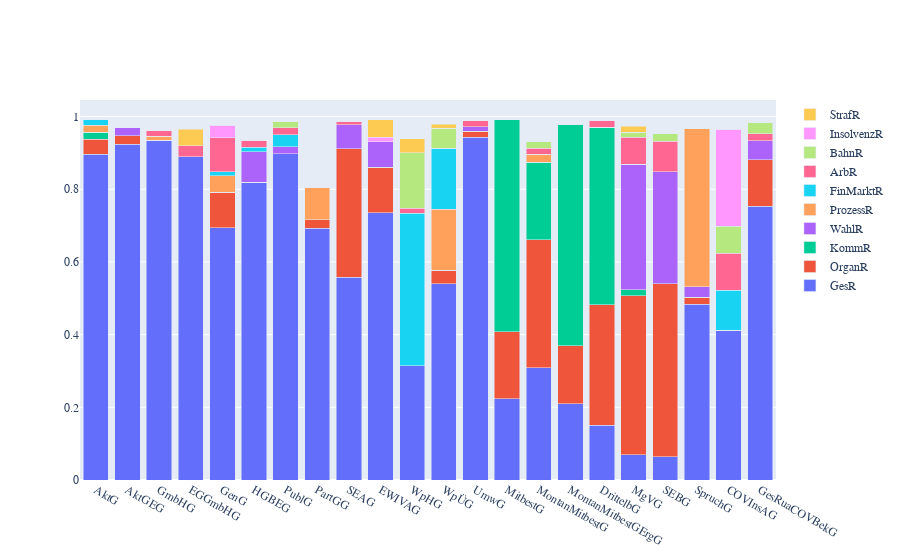

Notebook code cell kept with this figure:
### Code cell
plot("GesR beck")

### Figure 1 — Plotly figure (JSON) as saved in the notebook; plotly's stock layout.template omitted (floating-point values rounded to 4 significant figures)
{"data": [{"name": "GesR", "type": "bar", "x": ["AktG", "AktGEG", "GmbHG", "EGGmbHG", "GenG", "HGBEG", "PublG", "PartGG", "SEAG", "EWIVAG", "WpHG", "WpÜG", "UmwG", "MitbestG", "MontanMitbestG", "MontanMitbestGErgG", "DrittelbG", "MgVG", "SEBG", "SpruchG", "COVInsAG", "GesRuaCOVBekG"], "y": [0.896, 0.9233, 0.9349, 0.8892, 0.6948, 0.819, 0.8984, 0.6926, 0.5581, 0.735, 0.3145, 0.5402, 0.9426, 0.2235, 0.3093, 0.2101, 0.1507, 0.06951, 0.0633, 0.4833, 0.4126, 0.7538]}, {"name": "OrganR", "type": "bar", "x": ["AktG", "AktGEG", "GmbHG", "EGGmbHG", "GenG", "HGBEG", "PublG", "PartGG", "SEAG", "EWIVAG", "WpHG", "WpÜG", "UmwG", "MitbestG", "MontanMitbestG", "MontanMitbestGErgG", "DrittelbG", "MgVG", "SEBG", "SpruchG", "COVInsAG", "GesRuaCOVBekG"], "y": [0.04195, 0.02364, 0, 0, 0.09718, 0, 0, 0.02379, 0.3533, 0.1254, 0, 0.03648, 0.01731, 0.1849, 0.3515, 0.1588, 0.3317, 0.4373, 0.4771, 0.02022, 0, 0.1277]}, {"name": "KommR", "type": "bar", "x": ["AktG", "AktGEG", "GmbHG", "EGGmbHG", "GenG", "HGBEG", "PublG", "PartGG", "SEAG", "EWIVAG", "WpHG", "WpÜG", "UmwG", "MitbestG", "MontanMitbestG", "MontanMitbestGErgG", "DrittelbG", "MgVG", "SEBG", "SpruchG", "COVInsAG", "GesRuaCOVBekG"], "y": [0.0189, 0, 0, 0, 0, 0, 0, 0, 0, 0, 0, 0, 0, 0.5826, 0.2132, 0.6099, 0.4883, 0.01679, 0, 0, 0, 0]}, {"name": "WahlR", "type": "bar", "x": ["AktG", "AktGEG", "GmbHG", "EGGmbHG", "GenG", "HGBEG", "PublG", "PartGG", "SEAG", "EWIVAG", "WpHG", "WpÜG", "UmwG", "MitbestG", "MontanMitbestG", "MontanMitbestGErgG", "DrittelbG", "MgVG", "SEBG", "SpruchG", "COVInsAG", "GesRuaCOVBekG"], "y": [0, 0.02176, 0, 0, 0, 0.08456, 0.01886, 0, 0.06558, 0.07003, 0, 0, 0.01226, 0, 0, 0, 0, 0.3458, 0.3072, 0.02795, 0, 0.05211]}, {"name": "ProzessR", "type": "bar", "x": ["AktG", "AktGEG", "GmbHG", "EGGmbHG", "GenG", "HGBEG", "PublG", "PartGG", "SEAG", "EWIVAG", "WpHG", "WpÜG", "UmwG", "MitbestG", "MontanMitbestG", "MontanMitbestGErgG", "DrittelbG", "MgVG", "SEBG", "SpruchG", "COVInsAG", "GesRuaCOVBekG"], "y": [0.01871, 0, 0.01135, 0, 0.04518, 0, 0, 0.08892, 0, 0, 0, 0.1683, 0, 0, 0.02253, 0, 0, 0, 0, 0.4356, 0, 0]}, {"name": "FinMarktR", "type": "bar", "x": ["AktG", "AktGEG", "GmbHG", "EGGmbHG", "GenG", "HGBEG", "PublG", "PartGG", "SEAG", "EWIVAG", "WpHG", "WpÜG", "UmwG", "MitbestG", "MontanMitbestG", "MontanMitbestGErgG", "DrittelbG", "MgVG", "SEBG", "SpruchG", "COVInsAG", "GesRuaCOVBekG"], "y": [0.01774, 0, 0, 0, 0.01059, 0.01194, 0.03232, 0, 0, 0, 0.4198, 0.1678, 0, 0, 0, 0, 0, 0, 0, 0, 0.1102, 0]}, {"name": "ArbR", "type": "bar", "x": ["AktG", "AktGEG", "GmbHG", "EGGmbHG", "GenG", "HGBEG", "PublG", "PartGG", "SEAG", "EWIVAG", "WpHG", "WpÜG", "UmwG", "MitbestG", "MontanMitbestG", "MontanMitbestGErgG", "DrittelbG", "MgVG", "SEBG", "SpruchG", "COVInsAG", "GesRuaCOVBekG"], "y": [0, 0, 0.01488, 0.03027, 0.0938, 0.01972, 0.02007, 0, 0.01068, 0, 0.01348, 0, 0.01699, 0, 0.01689, 0, 0.01872, 0.07392, 0.08519, 0, 0.1016, 0.0186]}, {"name": "BahnR", "type": "bar", "x": ["AktG", "AktGEG", "GmbHG", "EGGmbHG", "GenG", "HGBEG", "PublG", "PartGG", "SEAG", "EWIVAG", "WpHG", "WpÜG", "UmwG", "MitbestG", "MontanMitbestG", "MontanMitbestGErgG", "DrittelbG", "MgVG", "SEBG", "SpruchG", "COVInsAG", "GesRuaCOVBekG"], "y": [0, 0, 0, 0, 0, 0, 0.01817, 0, 0, 0, 0.1528, 0.05494, 0, 0, 0.01716, 0, 0, 0.0141, 0.01988, 0, 0.07374, 0.03137]}, {"name": "InsolvenzR", "type": "bar", "x": ["AktG", "AktGEG", "GmbHG", "EGGmbHG", "GenG", "HGBEG", "PublG", "PartGG", "SEAG", "EWIVAG", "WpHG", "WpÜG", "UmwG", "MitbestG", "MontanMitbestG", "MontanMitbestGErgG", "DrittelbG", "MgVG", "SEBG", "SpruchG", "COVInsAG", "GesRuaCOVBekG"], "y": [0, 0, 0, 0, 0.03501, 0, 0, 0, 0, 0.01213, 0, 0, 0, 0, 0, 0, 0, 0, 0, 0, 0.2677, 0]}, {"name": "StrafR", "type": "bar", "x": ["AktG", "AktGEG", "GmbHG", "EGGmbHG", "GenG", "HGBEG", "PublG", "PartGG", "SEAG", "EWIVAG", "WpHG", "WpÜG", "UmwG", "MitbestG", "MontanMitbestG", "MontanMitbestGErgG", "DrittelbG", "MgVG", "SEBG", "SpruchG", "COVInsAG", "GesRuaCOVBekG"], "y": [0, 0, 0, 0.04611, 0, 0, 0, 0, 0, 0.04863, 0.03781, 0.01139, 0, 0, 0, 0, 0, 0.01582, 0, 0, 0, 0]}], "layout": {"barmode": "stack", "font": {"family": "Times New Roman", "size": 12}}}
